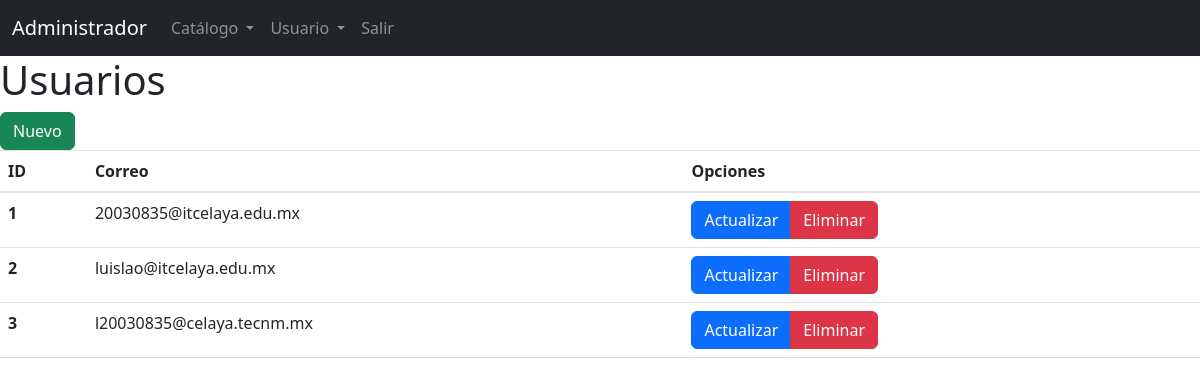
/admin/usuario.php (signed in), run on the app's committed database.
### tables this page shows
CREATE TABLE `usuario` (
  `id_usuario` int(11) NOT NULL,
  `correo` varchar(100) NOT NULL,
  `contrasena` varchar(32) NOT NULL
);

### sistema.class.php (called while the page is built, shortened)
<?php
class Sistema
{
    function conexion()
    {
        $this->con = new PDO(SGBD . ':host=' . DBHOST . ';dbname=' . DBNAME . ';port=' . DBPORT, DBUSER, DBPASS);
    }
}
?>

### admin/usuario.class.php (called while the page is built, shortened)
<?php
require_once('../sistema.class.php');
class Usuario extends Sistema {
    function readAll() {
        $sql="SELECT * FROM usuario";
        $consulta = $this->con->prepare($sql);
        $consulta->execute();
        return $consulta->fetchAll(PDO::FETCH_ASSOC);
    }
}
?>

### admin/views/usuario/index.php (the view, shortened to what this page needs)
<?php require('views/header/header_administrador.php'); ?>
<h1>Usuarios</h1>
<a href="usuario.php?accion=crear" class="btn btn-success">Nuevo</a>
<table class="table">
    <thead>
        <tr>
            <th scope="col">ID</th>
            <th scope="col">Correo</th>
            <th scope="col">Opciones</th>
        </tr>
    </thead>
    <tbody>
        <?php foreach ($usuarios as $usuario) : ?>
        <tr>
            <th scope="row"><?php echo $usuario['id_usuario']; ?></th>
            <td><?php echo $usuario['correo']; ?></td>
            <td>
                <div class="btn-group" role="group" aria-label="Basic example">
                    <a href="usuario.php?accion=actualizar&id=<?php echo $usuario['id_usuario']; ?>" class="btn btn-primary">Actualizar</a>
                    <a href="usuario.php?accion=eliminar&id=<?php echo $usuario['id_usuario']; ?>" class="btn btn-danger">Eliminar</a>
                </div>
            </td>
        </tr>
        <?php endforeach; ?>
    </tbody>
</table>
<?php require('views/footer.php'); ?>

### data on the page
usuario: id_usuario "1", correo "20030835@itcelaya.edu.mx"
usuario: id_usuario "2", correo "luislao@itcelaya.edu.mx"
usuario: id_usuario "3", correo "l20030835@celaya.tecnm.mx"
